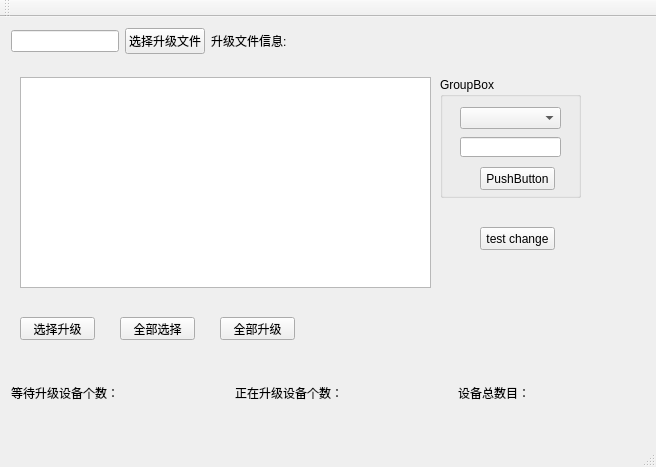
<?xml version="1.0" encoding="UTF-8"?>
<ui version="4.0">
 <class>UpdateServerWindow</class>
 <widget class="QMainWindow" name="UpdateServerWindow">
  <property name="geometry">
   <rect>
    <x>0</x>
    <y>0</y>
    <width>656</width>
    <height>467</height>
   </rect>
  </property>
  <property name="windowTitle">
   <string>UpdateServerWindow</string>
  </property>
  <widget class="QWidget" name="centralWidget">
   <widget class="QPushButton" name="btnSelectUpdate">
    <property name="geometry">
     <rect>
      <x>20</x>
      <y>300</y>
      <width>75</width>
      <height>23</height>
     </rect>
    </property>
    <property name="text">
     <string>选择升级</string>
    </property>
   </widget>
   <widget class="QPushButton" name="pushButton_6">
    <property name="geometry">
     <rect>
      <x>120</x>
      <y>300</y>
      <width>75</width>
      <height>23</height>
     </rect>
    </property>
    <property name="text">
     <string>全部选择</string>
    </property>
   </widget>
   <widget class="QPushButton" name="pushButton_7">
    <property name="geometry">
     <rect>
      <x>220</x>
      <y>300</y>
      <width>75</width>
      <height>23</height>
     </rect>
    </property>
    <property name="text">
     <string>全部升级</string>
    </property>
   </widget>
   <widget class="QGroupBox" name="groupBox">
    <property name="geometry">
     <rect>
      <x>440</x>
      <y>60</y>
      <width>141</width>
      <height>121</height>
     </rect>
    </property>
    <property name="title">
     <string>GroupBox</string>
    </property>
    <widget class="QComboBox" name="comboBox">
     <property name="geometry">
      <rect>
       <x>20</x>
       <y>30</y>
       <width>101</width>
       <height>22</height>
      </rect>
     </property>
    </widget>
    <widget class="QLineEdit" name="lineEdit_2">
     <property name="geometry">
      <rect>
       <x>20</x>
       <y>60</y>
       <width>101</width>
       <height>20</height>
      </rect>
     </property>
    </widget>
    <widget class="QPushButton" name="pushButton_2">
     <property name="geometry">
      <rect>
       <x>40</x>
       <y>90</y>
       <width>75</width>
       <height>23</height>
      </rect>
     </property>
     <property name="text">
      <string>PushButton</string>
     </property>
    </widget>
   </widget>
   <widget class="QTreeView" name="devView">
    <property name="geometry">
     <rect>
      <x>20</x>
      <y>60</y>
      <width>411</width>
      <height>211</height>
     </rect>
    </property>
    <property name="editTriggers">
     <set>QAbstractItemView::NoEditTriggers</set>
    </property>
    <property name="selectionMode">
     <enum>QAbstractItemView::ExtendedSelection</enum>
    </property>
    <property name="rootIsDecorated">
     <bool>false</bool>
    </property>
   </widget>
   <widget class="QPushButton" name="pushButton_3">
    <property name="geometry">
     <rect>
      <x>480</x>
      <y>210</y>
      <width>75</width>
      <height>23</height>
     </rect>
    </property>
    <property name="text">
     <string>test change</string>
    </property>
   </widget>
   <widget class="QWidget" name="horizontalLayoutWidget">
    <property name="geometry">
     <rect>
      <x>0</x>
      <y>0</y>
      <width>651</width>
      <height>51</height>
     </rect>
    </property>
    <layout class="QHBoxLayout" name="horizontalLayout">
     <property name="sizeConstraint">
      <enum>QLayout::SetFixedSize</enum>
     </property>
     <item>
      <widget class="QLineEdit" name="editFileName">
       <property name="sizePolicy">
        <sizepolicy hsizetype="Minimum" vsizetype="Fixed">
         <horstretch>0</horstretch>
         <verstretch>0</verstretch>
        </sizepolicy>
       </property>
      </widget>
     </item>
     <item>
      <widget class="QPushButton" name="ChoseFileBtn">
       <property name="sizePolicy">
        <sizepolicy hsizetype="Fixed" vsizetype="Fixed">
         <horstretch>0</horstretch>
         <verstretch>0</verstretch>
        </sizepolicy>
       </property>
       <property name="text">
        <string>选择升级文件</string>
       </property>
      </widget>
     </item>
     <item>
      <widget class="QLabel" name="label">
       <property name="sizePolicy">
        <sizepolicy hsizetype="Fixed" vsizetype="Preferred">
         <horstretch>0</horstretch>
         <verstretch>0</verstretch>
        </sizepolicy>
       </property>
       <property name="text">
        <string>升级文件信息:</string>
       </property>
      </widget>
     </item>
     <item>
      <widget class="QLabel" name="label_5">
       <property name="sizePolicy">
        <sizepolicy hsizetype="Fixed" vsizetype="Preferred">
         <horstretch>0</horstretch>
         <verstretch>0</verstretch>
        </sizepolicy>
       </property>
       <property name="minimumSize">
        <size>
         <width>200</width>
         <height>0</height>
        </size>
       </property>
       <property name="text">
        <string/>
       </property>
      </widget>
     </item>
    </layout>
   </widget>
   <widget class="QWidget" name="horizontalLayoutWidget_2">
    <property name="geometry">
     <rect>
      <x>0</x>
      <y>350</y>
      <width>651</width>
      <height>51</height>
     </rect>
    </property>
    <layout class="QHBoxLayout" name="horizontalLayout_2">
     <item>
      <widget class="QLabel" name="label_3">
       <property name="sizePolicy">
        <sizepolicy hsizetype="Maximum" vsizetype="Preferred">
         <horstretch>0</horstretch>
         <verstretch>0</verstretch>
        </sizepolicy>
       </property>
       <property name="text">
        <string>等待升级设备个数：</string>
       </property>
      </widget>
     </item>
     <item>
      <widget class="QLabel" name="label_7">
       <property name="text">
        <string/>
       </property>
      </widget>
     </item>
     <item>
      <widget class="QLabel" name="label_4">
       <property name="sizePolicy">
        <sizepolicy hsizetype="Maximum" vsizetype="Preferred">
         <horstretch>0</horstretch>
         <verstretch>0</verstretch>
        </sizepolicy>
       </property>
       <property name="text">
        <string>正在升级设备个数：</string>
       </property>
      </widget>
     </item>
     <item>
      <widget class="QLabel" name="label_6">
       <property name="text">
        <string/>
       </property>
      </widget>
     </item>
     <item>
      <widget class="QLabel" name="label_2">
       <property name="sizePolicy">
        <sizepolicy hsizetype="Maximum" vsizetype="Preferred">
         <horstretch>0</horstretch>
         <verstretch>0</verstretch>
        </sizepolicy>
       </property>
       <property name="text">
        <string>设备总数目：</string>
       </property>
      </widget>
     </item>
     <item>
      <widget class="QLabel" name="labelTotalDeviceNum">
       <property name="text">
        <string/>
       </property>
      </widget>
     </item>
    </layout>
   </widget>
  </widget>
  <widget class="QMenuBar" name="menuBar">
   <property name="geometry">
    <rect>
     <x>0</x>
     <y>0</y>
     <width>656</width>
     <height>23</height>
    </rect>
   </property>
  </widget>
  <widget class="QToolBar" name="mainToolBar">
   <attribute name="toolBarArea">
    <enum>TopToolBarArea</enum>
   </attribute>
   <attribute name="toolBarBreak">
    <bool>false</bool>
   </attribute>
  </widget>
  <widget class="QStatusBar" name="statusBar"/>
 </widget>
 <layoutdefault spacing="6" margin="11"/>
 <resources/>
 <connections/>
</ui>
